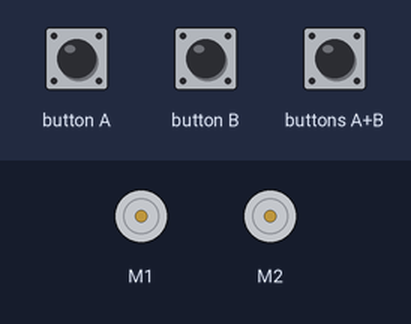
This program was run on a simulated BBC micro:bit (MakeCode). On the bench: 2 × DC motor (green arrow = forward, orange = backward, longer = faster). The test bench sets the inputs (shaded band).

Above: at 1.2 s.
1.3 s: button A pressed for 0.15 s
At 1.7 s:
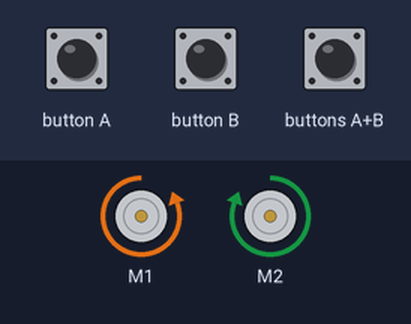
4.4 s: button B pressed for 3.2 s
At 7.5 s:
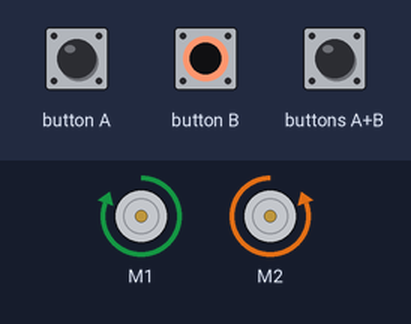
9.1 s: button A pressed for 3.2 s
13.8 s: buttons A+B pressed for 3.2 s
At 17.1 s:
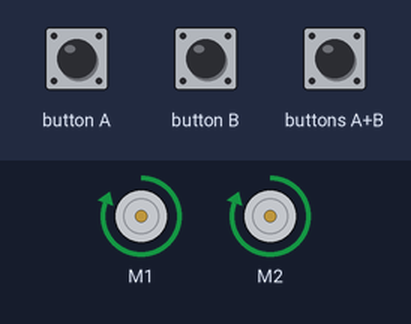
Timing chart, 0 to 22.8 s (numbered marks = the images above; inputs shaded):
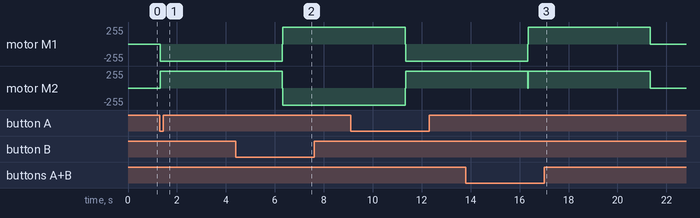

Measured:
- after the input at 1.3 s, motor M1: stopped → backward 255/255 at once; motor M2: stopped → forward 255/255 at once

The program:

main.ts
```typescript
basic.forever(function () {
    if (input.buttonIsPressed(Button.AB)) {
        wuKong.setAllMotor(100, 100)
        basic.pause(5000)
        wuKong.stopAllMotor()
    }
    if (input.buttonIsPressed(Button.B)) {
        wuKong.setAllMotor(100, -100)
        basic.pause(5000)
        wuKong.stopAllMotor()
    }
    if (input.buttonIsPressed(Button.A)) {
        wuKong.setAllMotor(-100, 100)
        basic.pause(5000)
        wuKong.stopAllMotor()
    }
})
```

test.ts
```typescript
// les tests vont ici ; cela ne sera pas compilé si ce paquet est utilisé en tant qu'extension.
```
